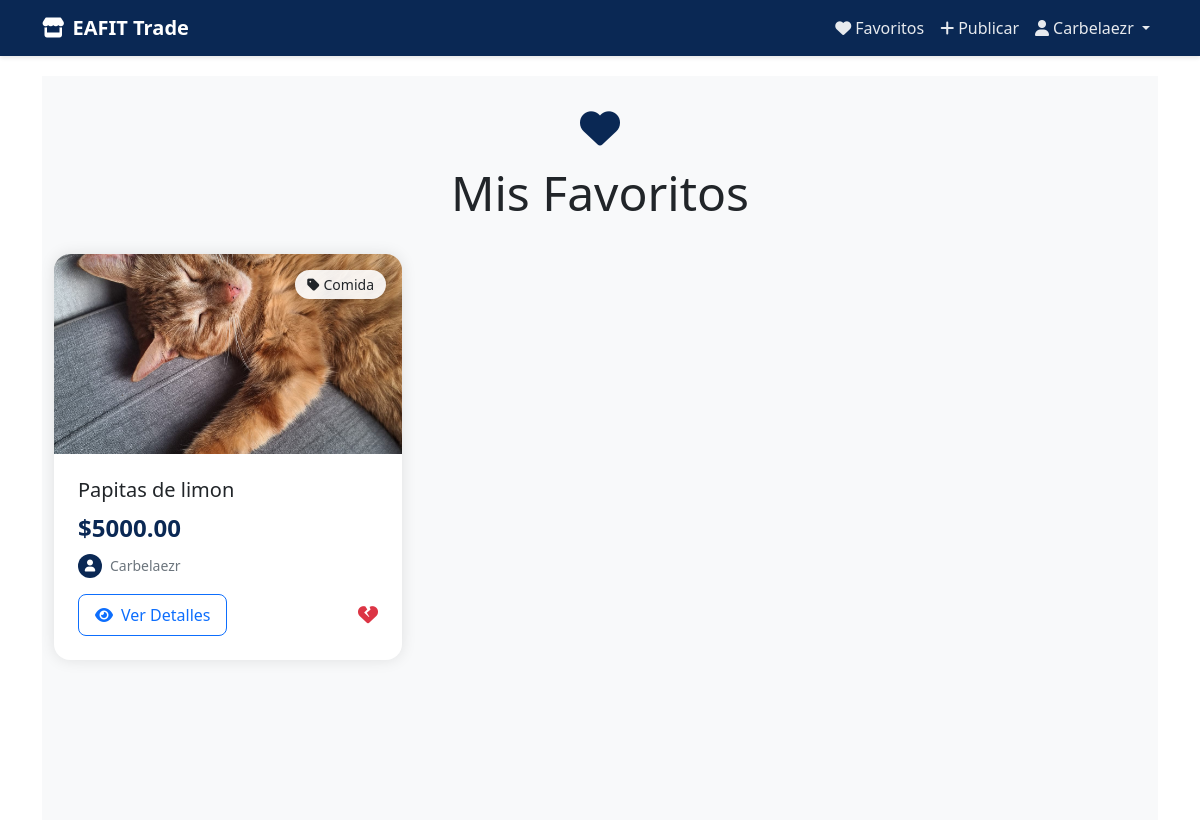
/favorites/ (signed in), run on an earlier commit of the app's database.
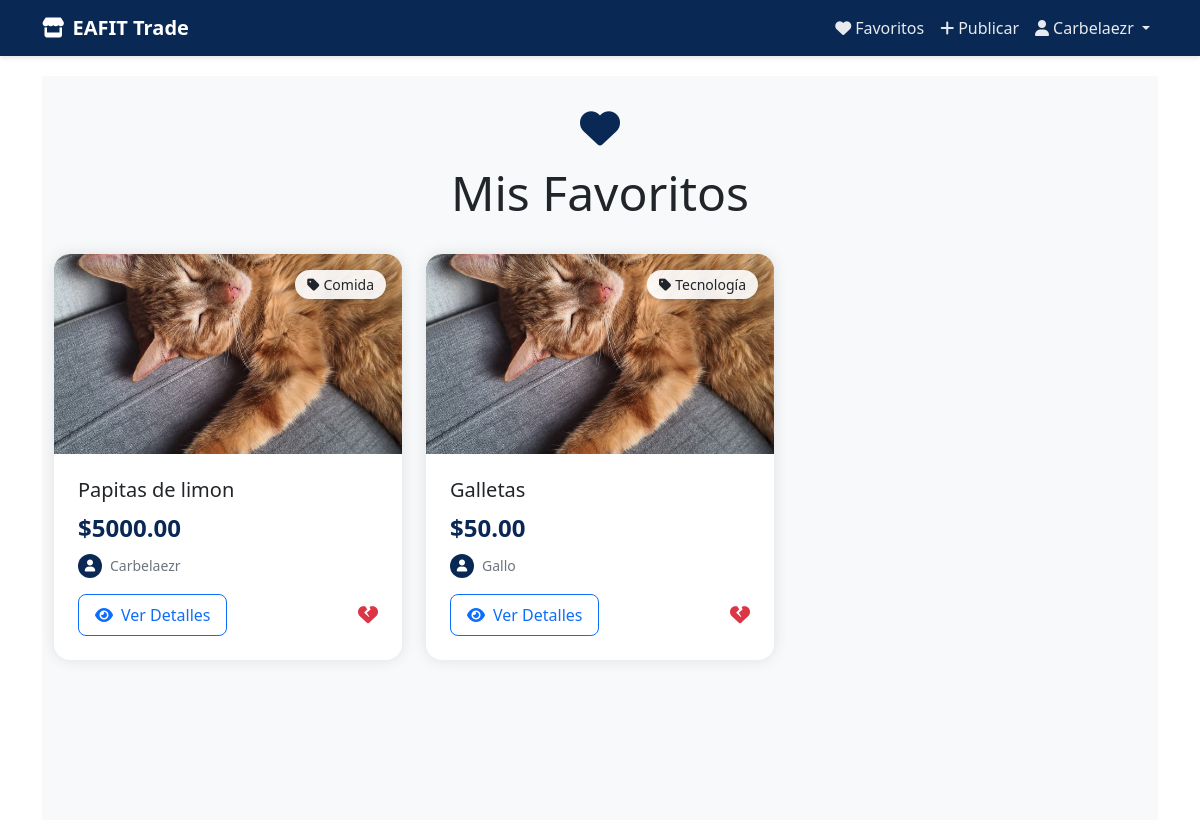
And on a later commit of the database.
### products/models.py (models this page shows, shortened)
class Favorite(models.Model):
    user = models.ForeignKey(
        User,
        on_delete=models.CASCADE,
        related_name='favorites'
    )
    product = models.ForeignKey(
        Product,
        on_delete=models.CASCADE,
        related_name='favorited_by'
    )
    created_at = models.DateTimeField(
        auto_now_add=True,
        verbose_name='Fecha de agregado'
    )
    class Meta:
        unique_together = ['user', 'product']
        ordering = ['-created_at']
        verbose_name = 'Favorito'
        verbose_name_plural = 'Favoritos'

class Product(models.Model):
    PAYMENT_CHOICES = [
        ('Efectivo', 'Efectivo'),
        ('Transferencia', 'Transferencia'),
    ]
    CATEGORY_CHOICES = [
        ('Comida', 'Comida'),
        ('Ropa', 'Ropa'),
        ('Tecnología', 'Tecnología'),
        ('Libros', 'Libros'),
        ('Otros', 'Otros'),
    ]
    CONDITION_CHOICES = [
        ('Nuevo', 'Nuevo'),
        ('Usado', 'Usado'),
        ('Buen estado', 'Buen estado'),
    ]
    ACCOUNT_TYPE_CHOICES = [
        ('Nequi', 'Nequi'),
        ('Bancolombia', 'Bancolombia'),
    ]
    name = models.CharField(
        max_length=255,
        verbose_name='Nombre',
        help_text='Nombre del producto'
    )
    category = models.CharField(
        max_length=50,
        choices=CATEGORY_CHOICES,
        verbose_name='Categoría'
    )
    description = models.TextField(
        verbose_name='Descripción',
        help_text='Describe tu producto detalladamente'
    )
    quantity = models.PositiveIntegerField(
        validators=[MinValueValidator(1)],
        verbose_name='Cantidad',
        help_text='Debe ser mayor a 0'
    )
    price = models.DecimalField(
        max_digits=10,
        decimal_places=2,
        validators=[MinValueValidator(0.01)],
        verbose_name='Precio',
        help_text='Precio en pesos colombianos'
    )
    published_at = models.DateTimeField(
        default=timezone.now,
        verbose_name='Fecha de publicación'
    )
    condition = models.CharField(
        max_length=50,
        choices=CONDITION_CHOICES,
        verbose_name='Estado'
    )
    location = models.CharField(
        max_length=255,
        blank=True,
        null=True,
        verbose_name='Ubicación',
        help_text='Lugar de entrega en el campus'
    )
    image = models.ImageField(
        upload_to='products/',
        verbose_name='Imagen',
        help_text='Imagen del producto'
    )
    seller = models.ForeignKey(
        User,
        on_delete=models.CASCADE,
        verbose_name='Vendedor',
        related_name='products'
    )
    payment_method = models.CharField(
        max_length=20,
        choices=PAYMENT_CHOICES,
        verbose_name='Método de pago'
    )
    account_number = models.CharField(
        max_length=50,
        blank=True,
        null=True,
        verbose_name='Número de cuenta',
        validators=[
            RegexValidator(
                regex=r'^\d{10,20}$',
                message='Ingrese un número de cuenta válido'
            )
        ]
    )
    account_type = models.CharField(
        max_length=50,
        choices=ACCOUNT_TYPE_CHOICES,
        blank=True,
        null=True,
        verbose_name='Tipo de cuenta'
    )
    qr_code = models.ImageField(
        upload_to='qr_codes/',
        blank=True,
        null=True,
        verbose_name='Código QR'
    )
    available = models.BooleanField(
        default=True,
        verbose_name='Disponible'
    )
    tags = models.CharField(
        max_length=255,
        blank=True,
        verbose_name='Etiquetas',
        help_text='Separa las etiquetas con comas'
    )
    class Meta:
        verbose_name = 'Producto'
        verbose_name_plural = 'Productos'
        ordering = ['-published_at']
        indexes = [
            models.Index(fields=['name']),
            models.Index(fields=['category']),
            models.Index(fields=['available']),
        ]

### products/views.py (the view)
# urls.py: path('favorites/', products_views.favorites_list, name='favorites_list'),
@login_required
def favorites_list(request):
    favorites = Favorite.objects.filter(user=request.user)
    return render(request, 'products/favorites.html', {
        'favorites': favorites
    })

### products/templates/products/favorites.html (shortened to what this page needs)
{% extends 'products/base.html' %}
{% block content %}
<section class="favorites-section">
    <div class="container">
        <div class="favorites-header">
            <i class="fas fa-heart favorites-icon"></i>
            <h1 class="display-5">Mis Favoritos</h1>
        </div>
        {% if favorites %}
        <div class="row g-4">
            {% for favorite in favorites %}
            <div class="col-12 col-md-6 col-lg-4" id="favorite-{{ favorite.product.id }}">
                <div class="product-card">
                    <span class="category-badge">
                        <i class="fas fa-tag me-1"></i>{{ favorite.product.get_category_display }}
                    </span>
                    {% if favorite.product.image %}
                        <img src="{{ favorite.product.image.url }}" alt="{{ favorite.product.name }}" class="product-image">
                    {% else %}
                        <div class="product-image d-flex align-items-center justify-content-center bg-light">
                            <i class="fas fa-image fa-3x text-secondary"></i>
                        </div>
                    {% endif %}
                    <div class="product-info">
                        <h5 class="mb-2">{{ favorite.product.name }}</h5>
                        <p class="product-price mb-2">${{ favorite.product.price }}</p>
                        <div class="product-seller">
                            <div class="seller-avatar">
                                <i class="fas fa-user"></i>
                            </div>
                            <span>{{ favorite.product.seller.username }}</span>
                        </div>
                        <div class="d-flex justify-content-between align-items-center mt-3">
                            <a href="{% url 'product_detail' favorite.product.id %}" class="btn btn-outline-primary btn-view">
                                <i class="fas fa-eye me-2"></i>Ver Detalles
                            </a>
                            <button onclick="toggleFavorite({{ favorite.product.id }})" class="btn-remove">
                                <i class="fas fa-heart-broken fa-lg"></i>
                            </button>
                        </div>
                    </div>
                </div>
            </div>
            {% endfor %}
        </div>
        {% endif %}
    </div>
</section>
{% endblock %}

### products/templates/products/base.html (shortened to what this page needs)
<!DOCTYPE html>
<html>
<head>
    <link href="https://cdn.jsdelivr.net/npm/bootstrap@5.3.2/dist/css/bootstrap.min.css" rel="stylesheet">
    <link href="https://cdnjs.cloudflare.com/ajax/libs/font-awesome/6.0.0/css/all.min.css" rel="stylesheet">
</head>
<body>
    <nav class="navbar navbar-expand-lg navbar-dark">
        <div class="container">
            <a class="navbar-brand" href="{% url 'home' %}">
                <i class="fas fa-store me-2"></i>EAFIT Trade
            </a>
            <div class="collapse navbar-collapse" id="navbarNav">
                <ul class="navbar-nav ms-auto">
                    {% if user.is_authenticated %}
                        <li class="nav-item">
                            <a class="nav-link" href="{% url 'favorites_list' %}">
                                <i class="fas fa-heart me-1"></i>Favoritos
                            </a>
                        </li>
                        <li class="nav-item">
                            <a class="nav-link" href="{% url 'add_product' %}">
                                <i class="fas fa-plus me-1"></i>Publicar
                            </a>
                        </li>
                        <li class="nav-item dropdown">
                            <a class="nav-link dropdown-toggle" href="#" role="button" data-bs-toggle="dropdown">
                                <i class="fas fa-user me-1"></i>{{ user.username }}
                            </a>
                        </li>
                    {% endif %}
                </ul>
            </div>
        </div>
    </nav>
    <div class="content">
        <div class="container">
            {% block content %}{% endblock %}
        </div>
    </div>
</body>
</html>

### products/templates/products/base.html (style rules this page uses)
:root { --primary-color: hwb(216 4% 67%); --secondary-color: #6c757d; }
.navbar { background-color: var(--primary-color); box-shadow: 0 2px 4px rgba(0,0,0,0.1); }
.navbar-brand { font-weight: bold; color: white !important; }
.nav-link { color: rgba(255,255,255,0.9) !important; }
.content { min-height: calc(100vh - 56px); padding: 20px 0; }

### products/templates/products/favorites.html (style rules this page uses)
.favorites-section { background-color: #f8f9fa; padding: 2rem 0; min-height: calc(100vh - 56px); }
.favorites-header { margin-bottom: 2rem; text-align: center; }
.favorites-icon { color: var(--primary-color); font-size: 2.5rem; margin-bottom: 1rem; }
.product-card { background: white; border-radius: 1rem; box-shadow: 0 0 15px rgba(0,0,0,0.1); overflow: hidden; transition: transform 0.2s; height: 100%; position: relative; }
.product-image { width: 100%; height: 200px; object-fit: cover; }
.product-info { padding: 1.5rem; }
.product-price { font-size: 1.5rem; font-weight: bold; color: var(--primary-color); }
.product-seller { font-size: 0.875rem; color: var(--secondary-color); display: flex; align-items: center; margin: 0.5rem 0; }
.seller-avatar { width: 24px; height: 24px; background-color: var(--primary-color); border-radius: 50%; display: flex; align-items: center; justify-content: center; color: white; margin-right: 0.5rem; font-size: 0.75rem; }
.category-badge { position: absolute; top: 1rem; right: 1rem; background-color: rgba(255,255,255,0.9); padding: 0.25rem 0.75rem; border-radius: 1rem; font-size: 0.875rem; box-shadow: 0 2px 4px rgba(0,0,0,0.1); }
.btn-remove { background: none; border: none; color: #dc3545; padding: 0; transition: all 0.2s; }
.btn-view { padding: 0.5rem 1rem; border-radius: 0.5rem; transition: all 0.2s; }

What changed in the data, as far as the page shows it:
added Favorite: product.category "Tecnología", product.image (picture), product.name "Galletas", product.price "50.00", product.seller.username "Gallo"
